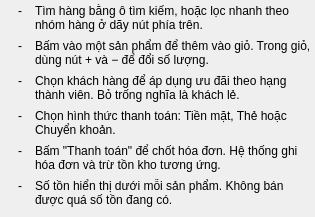
                    <widget class="QWidget" name="contentGuide3" native="true">
                     <layout class="QVBoxLayout" name="contentGuide3Layout">
                      <property name="spacing">
                       <number>7</number>
                      </property>
                      <property name="leftMargin">
                       <number>18</number>
                      </property>
                      <property name="topMargin">
                       <number>4</number>
                      </property>
                      <property name="rightMargin">
                       <number>4</number>
                      </property>
                      <property name="bottomMargin">
                       <number>10</number>
                      </property>
                      <item>
                       <layout class="QHBoxLayout" name="contentGuide3Line1Layout">
                        <property name="spacing">
                         <number>9</number>
                        </property>
                        <property name="leftMargin">
                         <number>0</number>
                        </property>
                        <property name="topMargin">
                         <number>0</number>
                        </property>
                        <property name="rightMargin">
                         <number>0</number>
                        </property>
                        <property name="bottomMargin">
                         <number>0</number>
                        </property>
                        <item>
                         <widget class="QLabel" name="contentGuide3Line1Bullet">
                          <property name="minimumSize">
                           <size>
                            <width>8</width>
                            <height>0</height>
                           </size>
                          </property>
                          <property name="maximumSize">
                           <size>
                            <width>8</width>
                            <height>16777215</height>
                           </size>
                          </property>
                          <property name="text">
                           <string>-</string>
                          </property>
                          <property name="alignment">
                           <set>Qt::AlignmentFlag::AlignLeading|Qt::AlignmentFlag::AlignLeft|Qt::AlignmentFlag::AlignTop</set>
                          </property>
                          <property name="class" stdset="0">
                           <string>bullet</string>
                          </property>
                         </widget>
                        </item>
                        <item>
                         <widget class="QLabel" name="contentGuide3Line1Text">
                          <property name="sizePolicy">
                           <sizepolicy hsizetype="Expanding" vsizetype="Preferred">
                            <horstretch>0</horstretch>
                            <verstretch>0</verstretch>
                           </sizepolicy>
                          </property>
                          <property name="text">
                           <string>Tìm hàng bằng ô tìm kiếm, hoặc lọc nhanh theo nhóm hàng ở dãy nút phía trên.</string>
                          </property>
                          <property name="wordWrap">
                           <bool>true</bool>
                          </property>
                          <property name="class" stdset="0">
                           <string>accordionLine</string>
                          </property>
                         </widget>
                        </item>
                       </layout>
                      </item>
                      <item>
                       <layout class="QHBoxLayout" name="contentGuide3Line2Layout">
                        <property name="spacing">
                         <number>9</number>
                        </property>
                        <property name="leftMargin">
                         <number>0</number>
                        </property>
                        <property name="topMargin">
                         <number>0</number>
                        </property>
                        <property name="rightMargin">
                         <number>0</number>
                        </property>
                        <property name="bottomMargin">
                         <number>0</number>
                        </property>
                        <item>
                         <widget class="QLabel" name="contentGuide3Line2Bullet">
                          <property name="minimumSize">
                           <size>
                            <width>8</width>
                            <height>0</height>
                           </size>
                          </property>
                          <property name="maximumSize">
                           <size>
                            <width>8</width>
                            <height>16777215</height>
                           </size>
                          </property>
                          <property name="text">
                           <string>-</string>
                          </property>
                          <property name="alignment">
                           <set>Qt::AlignmentFlag::AlignLeading|Qt::AlignmentFlag::AlignLeft|Qt::AlignmentFlag::AlignTop</set>
                          </property>
                          <property name="class" stdset="0">
                           <string>bullet</string>
                          </property>
                         </widget>
                        </item>
                        <item>
                         <widget class="QLabel" name="contentGuide3Line2Text">
                          <property name="sizePolicy">
                           <sizepolicy hsizetype="Expanding" vsizetype="Preferred">
                            <horstretch>0</horstretch>
                            <verstretch>0</verstretch>
                           </sizepolicy>
                          </property>
                          <property name="text">
                           <string>Bấm vào một sản phẩm để thêm vào giỏ. Trong giỏ, dùng nút + và − để đổi số lượng.</string>
                          </property>
                          <property name="wordWrap">
                           <bool>true</bool>
                          </property>
                          <property name="class" stdset="0">
                           <string>accordionLine</string>
                          </property>
                         </widget>
                        </item>
                       </layout>
                      </item>
                      <item>
                       <layout class="QHBoxLayout" name="contentGuide3Line3Layout">
                        <property name="spacing">
                         <number>9</number>
                        </property>
                        <property name="leftMargin">
                         <number>0</number>
                        </property>
                        <property name="topMargin">
                         <number>0</number>
                        </property>
                        <property name="rightMargin">
                         <number>0</number>
                        </property>
                        <property name="bottomMargin">
                         <number>0</number>
                        </property>
                        <item>
                         <widget class="QLabel" name="contentGuide3Line3Bullet">
                          <property name="minimumSize">
                           <size>
                            <width>8</width>
                            <height>0</height>
                           </size>
                          </property>
                          <property name="maximumSize">
                           <size>
                            <width>8</width>
                            <height>16777215</height>
                           </size>
                          </property>
                          <property name="text">
                           <string>-</string>
                          </property>
                          <property name="alignment">
                           <set>Qt::AlignmentFlag::AlignLeading|Qt::AlignmentFlag::AlignLeft|Qt::AlignmentFlag::AlignTop</set>
                          </property>
                          <property name="class" stdset="0">
                           <string>bullet</string>
                          </property>
                         </widget>
                        </item>
                        <item>
                         <widget class="QLabel" name="contentGuide3Line3Text">
                          <property name="sizePolicy">
                           <sizepolicy hsizetype="Expanding" vsizetype="Preferred">
                            <horstretch>0</horstretch>
                            <verstretch>0</verstretch>
                           </sizepolicy>
                          </property>
                          <property name="text">
                           <string>Chọn khách hàng để áp dụng ưu đãi theo hạng thành viên. Bỏ trống nghĩa là khách lẻ.</string>
                          </property>
                          <property name="wordWrap">
                           <bool>true</bool>
                          </property>
                          <property name="class" stdset="0">
                           <string>accordionLine</string>
                          </property>
                         </widget>
                        </item>
                       </layout>
                      </item>
                      <item>
                       <layout class="QHBoxLayout" name="contentGuide3Line4Layout">
                        <property name="spacing">
                         <number>9</number>
                        </property>
                        <property name="leftMargin">
                         <number>0</number>
                        </property>
                        <property name="topMargin">
                         <number>0</number>
                        </property>
                        <property name="rightMargin">
                         <number>0</number>
                        </property>
                        <property name="bottomMargin">
                         <number>0</number>
                        </property>
                        <item>
                         <widget class="QLabel" name="contentGuide3Line4Bullet">
                          <property name="minimumSize">
                           <size>
                            <width>8</width>
                            <height>0</height>
                           </size>
                          </property>
                          <property name="maximumSize">
                           <size>
                            <width>8</width>
                            <height>16777215</height>
                           </size>
                          </property>
                          <property name="text">
                           <string>-</string>
                          </property>
                          <property name="alignment">
                           <set>Qt::AlignmentFlag::AlignLeading|Qt::AlignmentFlag::AlignLeft|Qt::AlignmentFlag::AlignTop</set>
                          </property>
                          <property name="class" stdset="0">
                           <string>bullet</string>
                          </property>
                         </widget>
                        </item>
                        <item>
                         <widget class="QLabel" name="contentGuide3Line4Text">
                          <property name="sizePolicy">
                           <sizepolicy hsizetype="Expanding" vsizetype="Preferred">
                            <horstretch>0</horstretch>
                            <verstretch>0</verstretch>
                           </sizepolicy>
                          </property>
                          <property name="text">
                           <string>Chọn hình thức thanh toán: Tiền mặt, Thẻ hoặc Chuyển khoản.</string>
                          </property>
                          <property name="wordWrap">
                           <bool>true</bool>
                          </property>
                          <property name="class" stdset="0">
                           <string>accordionLine</string>
                          </property>
                         </widget>
                        </item>
                       </layout>
                      </item>
                      <item>
                       <layout class="QHBoxLayout" name="contentGuide3Line5Layout">
                        <property name="spacing">
                         <number>9</number>
                        </property>
                        <property name="leftMargin">
                         <number>0</number>
                        </property>
                        <property name="topMargin">
                         <number>0</number>
                        </property>
                        <property name="rightMargin">
                         <number>0</number>
                        </property>
                        <property name="bottomMargin">
                         <number>0</number>
                        </property>
                        <item>
                         <widget class="QLabel" name="contentGuide3Line5Bullet">
                          <property name="minimumSize">
                           <size>
                            <width>8</width>
                            <height>0</height>
                           </size>
                          </property>
                          <property name="maximumSize">
                           <size>
                            <width>8</width>
                            <height>16777215</height>
                           </size>
                          </property>
                          <property name="text">
                           <string>-</string>
                          </property>
                          <property name="alignment">
                           <set>Qt::AlignmentFlag::AlignLeading|Qt::AlignmentFlag::AlignLeft|Qt::AlignmentFlag::AlignTop</set>
                          </property>
                          <property name="class" stdset="0">
                           <string>bullet</string>
                          </property>
                         </widget>
                        </item>
                        <item>
                         <widget class="QLabel" name="contentGuide3Line5Text">
                          <property name="sizePolicy">
                           <sizepolicy hsizetype="Expanding" vsizetype="Preferred">
                            <horstretch>0</horstretch>
                            <verstretch>0</verstretch>
                           </sizepolicy>
                          </property>
                          <property name="text">
                           <string>Bấm &quot;Thanh toán&quot; để chốt hóa đơn. Hệ thống ghi hóa đơn và trừ tồn kho tương ứng.</string>
                          </property>
                          <property name="wordWrap">
                           <bool>true</bool>
                          </property>
                          <property name="class" stdset="0">
                           <string>accordionLine</string>
                          </property>
                         </widget>
                        </item>
                       </layout>
                      </item>
                      <item>
                       <layout class="QHBoxLayout" name="contentGuide3Line6Layout">
                        <property name="spacing">
                         <number>9</number>
                        </property>
                        <property name="leftMargin">
                         <number>0</number>
                        </property>
                        <property name="topMargin">
                         <number>0</number>
                        </property>
                        <property name="rightMargin">
                         <number>0</number>
                        </property>
                        <property name="bottomMargin">
                         <number>0</number>
                        </property>
                        <item>
                         <widget class="QLabel" name="contentGuide3Line6Bullet">
                          <property name="minimumSize">
                           <size>
                            <width>8</width>
                            <height>0</height>
                           </size>
                          </property>
                          <property name="maximumSize">
                           <size>
                            <width>8</width>
                            <height>16777215</height>
                           </size>
                          </property>
                          <property name="text">
                           <string>-</string>
                          </property>
                          <property name="alignment">
                           <set>Qt::AlignmentFlag::AlignLeading|Qt::AlignmentFlag::AlignLeft|Qt::AlignmentFlag::AlignTop</set>
                          </property>
                          <property name="class" stdset="0">
                           <string>bullet</string>
                          </property>
                         </widget>
                        </item>
                        <item>
                         <widget class="QLabel" name="contentGuide3Line6Text">
                          <property name="sizePolicy">
                           <sizepolicy hsizetype="Expanding" vsizetype="Preferred">
                            <horstretch>0</horstretch>
                            <verstretch>0</verstretch>
                           </sizepolicy>
                          </property>
                          <property name="text">
                           <string>Số tồn hiển thị dưới mỗi sản phẩm. Không bán được quá số tồn đang có.</string>
                          </property>
                          <property name="wordWrap">
                           <bool>true</bool>
                          </property>
                          <property name="class" stdset="0">
                           <string>accordionLine</string>
                          </property>
                         </widget>
                        </item>
                       </layout>
                      </item>
                     </layout>
                    </widget>
